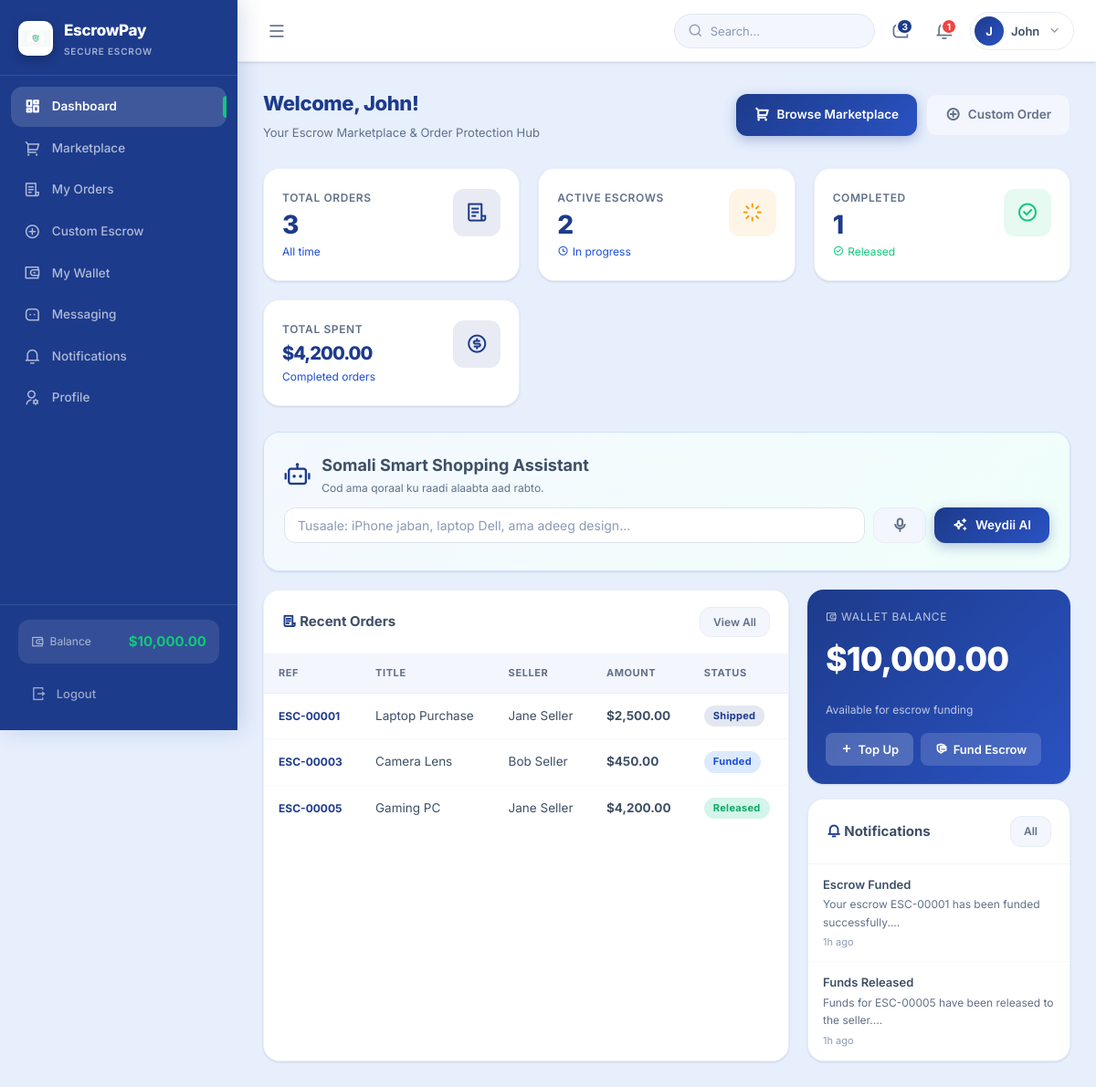
The app's page /buyer/dashboard.php (signed in) with its own data.
### tables this page shows
CREATE TABLE IF NOT EXISTS users (
    id INT AUTO_INCREMENT PRIMARY KEY,
    name VARCHAR(150) NOT NULL,
    email VARCHAR(191) NOT NULL UNIQUE,
    password VARCHAR(255) NOT NULL,
    role ENUM('superadmin','buyer','seller','delivery') NOT NULL DEFAULT 'buyer',
    avatar VARCHAR(255) DEFAULT NULL,
    phone VARCHAR(30) DEFAULT NULL,
    address TEXT DEFAULT NULL,
    business_name VARCHAR(150) DEFAULT NULL,
    store_name VARCHAR(150) DEFAULT NULL,
    id_number VARCHAR(50) DEFAULT NULL,
    vehicle_type VARCHAR(50) DEFAULT NULL,
    vehicle_plate VARCHAR(30) DEFAULT NULL,
    balance DECIMAL(15,2) NOT NULL DEFAULT 0.00,
    status ENUM('active','suspended','pending') NOT NULL DEFAULT 'active',
    last_login DATETIME DEFAULT NULL,
    created_at DATETIME DEFAULT CURRENT_TIMESTAMP,
    updated_at DATETIME DEFAULT CURRENT_TIMESTAMP ON UPDATE CURRENT_TIMESTAMP
);

CREATE TABLE IF NOT EXISTS settings (
    id INT AUTO_INCREMENT PRIMARY KEY,
    `key` VARCHAR(100) NOT NULL UNIQUE,
    `value` TEXT DEFAULT NULL,
    description VARCHAR(255) DEFAULT NULL,
    updated_at DATETIME DEFAULT CURRENT_TIMESTAMP ON UPDATE CURRENT_TIMESTAMP
);

CREATE TABLE IF NOT EXISTS transactions (
    id INT AUTO_INCREMENT PRIMARY KEY,
    ref_code VARCHAR(20) NOT NULL UNIQUE,
    buyer_id INT NOT NULL,
    seller_id INT NOT NULL,
    delivery_id INT DEFAULT NULL,
    title VARCHAR(255) NOT NULL,
    description TEXT DEFAULT NULL,
    amount DECIMAL(15,2) NOT NULL,
    fee DECIMAL(15,2) NOT NULL DEFAULT 0.00,
    net_amount DECIMAL(15,2) NOT NULL DEFAULT 0.00,
    status ENUM('pending','funded','accepted','shipped','delivered','released','disputed','cancelled') NOT NULL DEFAULT 'pending',
    funded_at DATETIME DEFAULT NULL,
    accepted_at DATETIME DEFAULT NULL,
    shipped_at DATETIME DEFAULT NULL,
    delivered_at DATETIME DEFAULT NULL,
    released_at DATETIME DEFAULT NULL,
    disputed_at DATETIME DEFAULT NULL,
    dispute_reason TEXT DEFAULT NULL,
    cancelled_at DATETIME DEFAULT NULL,
    created_at DATETIME DEFAULT CURRENT_TIMESTAMP,
    updated_at DATETIME DEFAULT CURRENT_TIMESTAMP ON UPDATE CURRENT_TIMESTAMP,
    FOREIGN KEY (buyer_id) REFERENCES users(id) ON DELETE CASCADE,
    FOREIGN KEY (seller_id) REFERENCES users(id) ON DELETE CASCADE,
    FOREIGN KEY (delivery_id) REFERENCES users(id) ON DELETE SET NULL
);

CREATE TABLE IF NOT EXISTS notifications (
    id INT AUTO_INCREMENT PRIMARY KEY,
    user_id INT NOT NULL,
    title VARCHAR(255) NOT NULL,
    message TEXT NOT NULL,
    type ENUM('info','success','warning','danger') NOT NULL DEFAULT 'info',
    link VARCHAR(255) DEFAULT NULL,
    is_read TINYINT(1) NOT NULL DEFAULT 0,
    created_at DATETIME DEFAULT CURRENT_TIMESTAMP,
    FOREIGN KEY (user_id) REFERENCES users(id) ON DELETE CASCADE
);

### buyer/dashboard.php (the view, shortened to what the rows shown need)
<?php
require_once __DIR__ . '/../config/db.php';
require_once __DIR__ . '/../includes/auth.php';
$user        = requireLogin(['buyer']);
$pdo         = getDB();
$uid         = $user['id'];
$recent = $pdo->prepare("
    SELECT t.*, u.name AS seller_name
    FROM transactions t JOIN users u ON t.seller_id=u.id
    WHERE t.buyer_id=? ORDER BY t.created_at DESC LIMIT 6
");
$recent->execute([$uid]);
$recent_orders = $recent->fetchAll();
try {
    $notifStmt = $pdo->prepare("SELECT * FROM notifications WHERE user_id=? ORDER BY created_at DESC LIMIT 5");
    $notifStmt->execute([$uid]);
    $recent_notifs = $notifStmt->fetchAll(PDO::FETCH_ASSOC) ?: [];
} catch (PDOException $e) {
    $recent_notifs = [];
}
include __DIR__ . '/../includes/header.php';
include __DIR__ . '/../includes/sidebar.php';
?>
<div class="page-header fade-in">
    <div class="page-header-left">
        <h1 class="page-title">Welcome, <?= sanitize(explode(' ',$user['name'])[0]) ?>!</h1>
        <p class="page-subtitle">Your Escrow Marketplace & Order Protection Hub</p>
    </div>
</div>
<div style="display:grid;grid-template-columns:2fr 1fr;gap:20px" class="fade-in">
    <div class="card" style="grid-column:1/-1;border:1px solid #cfe0ff;background:linear-gradient(135deg,#f4f8ff,#f0fffa)">
        <div class="card-body" style="padding:22px">
            <div style="display:flex;gap:12px;align-items:center;margin-bottom:12px"><div><h2 style="font-size:18px;color:var(--neutral-dark);margin:0">Somali Smart Shopping Assistant</h2></div></div>
        </div>
    </div>
    <div class="card">
        <div class="table-wrapper">
            <table class="data-table">
                <thead><tr><th>Ref</th><th>Title</th><th>Seller</th><th>Amount</th><th>Status</th></tr></thead>
                <tbody>
                    <?php if (empty($recent_orders)): ?>
                    <tr><td colspan="5"><div class="empty-state" style="padding:30px"><i class="ri-shopping-bag-line"></i><h3>No orders yet</h3><p><a href="new_order.php" class="btn btn-primary btn-sm" style="margin-top:10px">Place First Order</a></p></div></td></tr>
                    <?php else: ?>
                    <?php foreach ($recent_orders as $tx): ?>
                    <tr>
                        <td><strong style="color:var(--primary);font-size:12px"><?= sanitize($tx['ref_code']) ?></strong></td>
                        <td><?= sanitize($tx['title']) ?></td>
                        <td><?= sanitize($tx['seller_name']) ?></td>
                        <td><strong><?= formatCurrency($tx['amount']) ?></strong></td>
                        <td><?= statusBadge($tx['status']) ?></td>
                    </tr>
                    <?php endforeach; ?>
                    <?php endif; ?>
                </tbody>
            </table>
        </div>
    </div>
    <div style="display:flex;flex-direction:column;gap:16px">
        <div class="card" style="background:linear-gradient(135deg,var(--primary),var(--primary-light));color:#fff;border:none">
            <div class="card-body">
                <div style="font-size:12px;opacity:.7;margin-bottom:8px;text-transform:uppercase;letter-spacing:.6px"><i class="ri-wallet-3-line"></i> Wallet Balance</div>
                <div style="font-size:36px;font-weight:800;letter-spacing:-1px"><?= formatCurrency($user['balance']) ?></div>
                <div style="margin-top:16px;font-size:12px;opacity:.7">Available for escrow funding</div>
                <div style="display:flex;gap:8px;margin-top:16px;flex-wrap:wrap;">
                    <a href="wallet.php" style="display:inline-flex;align-items:center;gap:6px;background:rgba(255,255,255,.2);color:#fff;padding:8px 16px;border-radius:8px;font-size:13px;font-weight:600;transition:background .15s" onmouseover="this.style.background='rgba(255,255,255,.3)'" onmouseout="this.style.background='rgba(255,255,255,.2)'">
                    </a>
                    <a href="new_order.php" style="display:inline-flex;align-items:center;gap:6px;background:rgba(255,255,255,.15);color:#fff;padding:8px 16px;border-radius:8px;font-size:13px;font-weight:600;transition:background .15s" onmouseover="this.style.background='rgba(255,255,255,.25)'" onmouseout="this.style.background='rgba(255,255,255,.15)'">
                    </a>
                </div>
            </div>
        </div>
        <div class="card">
            <div>
                <?php if (empty($recent_notifs)): ?>
                <div class="empty-state" style="padding:24px"><i class="ri-notification-off-line" style="font-size:32px"></i><p style="margin-top:8px">All caught up!</p></div>
                <?php else: ?>
                <?php foreach ($recent_notifs as $n): ?>
                <div style="padding:12px 16px;border-bottom:1px solid #f5f8fd">
                    <div style="font-size:13px;font-weight:600;color:var(--neutral-dark)"><?= sanitize($n['title']) ?></div>
                    <div style="font-size:12px;color:var(--neutral);margin-top:2px"><?= sanitize(substr($n['message'],0,60)) ?>...</div>
                    <div style="font-size:11px;color:var(--neutral-light);margin-top:4px"><?= timeAgo($n['created_at']) ?></div>
                </div>
                <?php endforeach; ?>
                <?php endif; ?>
            </div>
        </div>
    </div>
</div>
<?php include __DIR__ . '/../includes/footer.php'; ?>

### includes/header.php (shortened to what the rows shown need)
<!DOCTYPE html>
<html lang="en" data-app-url="<?= APP_URL ?>">
<head>
    <link href="https://cdn.jsdelivr.net/npm/remixicon@4.2.0/fonts/remixicon.css" rel="stylesheet">
    <link rel="stylesheet" href="<?= APP_URL ?>/assets/css/style.css">
</head>
<body class="role-<?= sanitize($user['role'] ?? 'guest') ?>">
<header class="topbar" id="topbar">
    <div class="topbar-right">
        <div class="user-menu" id="userMenuWrapper">
            <button class="user-avatar-btn" id="userMenuToggle">
                <?php if (!empty($user['avatar'])): ?>
                    <img src="<?= APP_URL ?>/assets/img/avatars/<?= sanitize($user['avatar']) ?>" alt="<?= sanitize($user['name']) ?>" class="avatar-img">
                <?php else: ?>
                    <div class="avatar-placeholder"><?= strtoupper(substr($user['name'], 0, 1)) ?></div>
                <?php endif; ?>
                <span class="user-name-text"><?= sanitize(explode(' ', $user['name'])[0]) ?></span>
                <i class="ri-arrow-down-s-line"></i>
            </button>
        </div>
    </div>
</header>

### includes/sidebar.php (shortened to what the rows shown need)
<aside class="sidebar" id="sidebar">
    <div class="sidebar-inner">
        <div class="sidebar-brand" style="display:flex;align-items:center;gap:12px;"><?= APP_URL ?><div class="sidebar-brand-text"><span class="brand-title"><?= sanitize(getSetting('site_name', APP_NAME)) ?></span><span class="brand-sub">Secure Escrow</span></div></div>
        <div class="sidebar-footer">
            <div class="sidebar-balance">
                <span class="balance-label"><i class="ri-wallet-3-line"></i> Balance</span>
                <span class="balance-amount"><?= formatCurrency((float)$user['balance']) ?></span>
            </div>
        </div>
    </div>
</aside>
<div class="app-wrapper" id="appWrapper">
<main class="main-content" id="mainContent">

### includes/auth.php (shortened to what the rows shown need)
<?php
require_once __DIR__ . '/../config/db.php';
function requireLogin(array $allowed_roles = []): array {
    $user = getCurrentUser();
    return $user;
}
function getCurrentUser(): ?array {
    $pdo  = getDB();
    $stmt = $pdo->prepare("SELECT id, name, email, role, avatar, phone, address, balance, status, last_login, created_at FROM users WHERE id = ? LIMIT 1");
    $stmt->execute([$_SESSION['user_id']]);
    $cache = $stmt->fetch() ?: null;
    return $cache;
}
function formatCurrency(float $amount): string {
    $symbol = getSetting('currency_symbol', '$');
    return $symbol . number_format($amount, 2);
}
function timeAgo(string $datetime): string {
    $time = strtotime($datetime);
    $diff = time() - $time;
    if ($diff < 86400)   return floor($diff / 3600) . 'h ago';
    return date('M j, Y', $time);
}
function statusBadge(string $status): string {
    $map = [
        'pending'   => ['badge-warning',  'Pending'],
        'funded'    => ['badge-info',     'Funded'],
        'accepted'  => ['badge-primary',  'Accepted'],
        'shipped'   => ['badge-primary',  'Shipped'],
        'delivered' => ['badge-success',  'Delivered'],
        'released'  => ['badge-success',  'Released'],
        'disputed'  => ['badge-danger',   'Disputed'],
        'cancelled' => ['badge-neutral',  'Cancelled'],
        'active'    => ['badge-success',  'Active'],
        'suspended' => ['badge-danger',   'Suspended'],
        'assigned'  => ['badge-info',     'Assigned'],
        'picked_up' => ['badge-primary',  'Picked Up'],
        'in_transit'=> ['badge-primary',  'In Transit'],
    ];
    $data = $map[$status] ?? ['badge-neutral', ucfirst($status)];
    return '<span class="badge ' . $data[0] . '">' . $data[1] . '</span>';
}
function sanitize(string $str): string {
    return htmlspecialchars(trim($str), ENT_QUOTES, 'UTF-8');
}

### records on screen
users: name "J", name "John", balance.value "$10,000.00"
settings: value "EscrowPay"
transactions: ref_code "ESC-00001", title "Laptop Purchase", seller.name "Jane Seller", amount.value "$2,500.00", status "Shipped"
transactions: ref_code "ESC-00003", title "Camera Lens", seller.name "Bob Seller", amount.value "$450.00", status "Funded"
transactions: ref_code "ESC-00005", title "Gaming PC", seller.name "Jane Seller", amount.value "$4,200.00", status "Released"
notifications: title "Escrow Funded", message "Your escrow ESC-00001 has been funded successfully.", created_at "1h ago"
notifications: title "Funds Released", message "Funds for ESC-00005 have been released to the seller.", created_at "1h ago"

### other values on screen
$unread_messages "3"
$unread_notifs "1"
$item['label'] "Dashboard"
$item['label'] "Marketplace"
$item['label'] "My Orders"
$item['label'] "Custom Escrow"
$item['label'] "My Wallet"
$item['label'] "Messaging"
$item['label'] "Notifications"
$item['label'] "Profile"
$total_orders "3"
$active_count "2"
$completed "1"
formatCurrency($total_spent) "$4,200.00"
